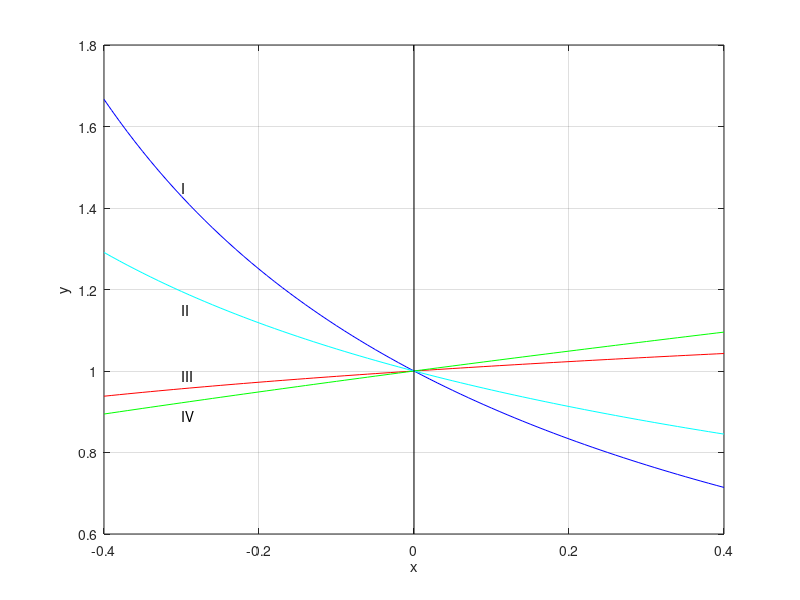

MATLAB code to generate this figure:
close all

x =-0.4:0.01:0.4;
y = 1./(1+x);
plot(x,y,'b')
text(-0.3,1.45,'I');
hold on
grid on

y = (1+x).^(1/8);
plot(x,y,'r')
text(-0.3,1.15,'II');

y = sqrt(1 + x/2);
plot(x,y,'g')
text(-0.3,0.99,'III');

y = 1./sqrt(1 + x);
plot(x,y,'c')
text(-0.3,0.89,'IV');

% The x axis
% x = [-0.4,0.4];
% y = 0*x;
% plot(x,y,'k')

% The y axis
y = [0.6 , 1.8];
x = 0*y;
plot(x,y,'k')

% labels and title
xlabel('x')
ylabel('y')
axis([-0.4 0.4 0.6 1.8]);
